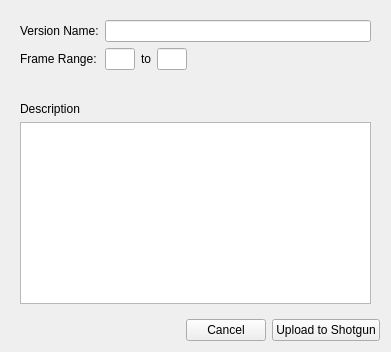
<?xml version="1.0" encoding="UTF-8"?>
<ui version="4.0">
 <class>Dialog</class>
 <widget class="QDialog" name="Dialog">
  <property name="geometry">
   <rect>
    <x>0</x>
    <y>0</y>
    <width>391</width>
    <height>352</height>
   </rect>
  </property>
  <property name="windowTitle">
   <string>Shotgun Publish</string>
  </property>
  <layout class="QVBoxLayout" name="verticalLayout_2">
   <item>
    <widget class="QStackedWidget" name="stack_widget">
     <property name="currentIndex">
      <number>0</number>
     </property>
     <widget class="QWidget" name="page">
      <layout class="QVBoxLayout" name="verticalLayout">
       <item>
        <layout class="QGridLayout" name="gridLayout_2">
         <item row="0" column="1">
          <widget class="QLineEdit" name="title"/>
         </item>
         <item row="0" column="0">
          <widget class="QLabel" name="label_3">
           <property name="text">
            <string>Version Name:</string>
           </property>
          </widget>
         </item>
         <item row="1" column="0">
          <widget class="QLabel" name="frame_range">
           <property name="text">
            <string>Frame Range:</string>
           </property>
          </widget>
         </item>
         <item row="1" column="1">
          <layout class="QHBoxLayout" name="horizontalLayout_4">
           <item>
            <widget class="QLineEdit" name="lineEdit_2">
             <property name="maximumSize">
              <size>
               <width>30</width>
               <height>16777215</height>
              </size>
             </property>
            </widget>
           </item>
           <item>
            <widget class="QLabel" name="frame_range_2">
             <property name="text">
              <string>to</string>
             </property>
            </widget>
           </item>
           <item>
            <widget class="QLineEdit" name="lineEdit">
             <property name="maximumSize">
              <size>
               <width>30</width>
               <height>16777215</height>
              </size>
             </property>
            </widget>
           </item>
           <item>
            <spacer name="horizontalSpacer_4">
             <property name="orientation">
              <enum>Qt::Horizontal</enum>
             </property>
             <property name="sizeHint" stdset="0">
              <size>
               <width>40</width>
               <height>20</height>
              </size>
             </property>
            </spacer>
           </item>
          </layout>
         </item>
        </layout>
       </item>
       <item>
        <widget class="ContextWidget" name="context_widget" native="true"/>
       </item>
       <item>
        <widget class="QLabel" name="label_2">
         <property name="text">
          <string/>
         </property>
        </widget>
       </item>
       <item>
        <widget class="QLabel" name="label">
         <property name="text">
          <string>Description</string>
         </property>
        </widget>
       </item>
       <item>
        <widget class="QTextEdit" name="comments"/>
       </item>
      </layout>
      <zorder>comments</zorder>
      <zorder>label</zorder>
      <zorder>label_2</zorder>
      <zorder>context_widget</zorder>
     </widget>
     <widget class="QWidget" name="page_2">
      <layout class="QGridLayout" name="gridLayout">
       <item row="0" column="1">
        <spacer name="verticalSpacer_2">
         <property name="orientation">
          <enum>Qt::Vertical</enum>
         </property>
         <property name="sizeHint" stdset="0">
          <size>
           <width>20</width>
           <height>41</height>
          </size>
         </property>
        </spacer>
       </item>
       <item row="1" column="0">
        <spacer name="horizontalSpacer_2">
         <property name="orientation">
          <enum>Qt::Horizontal</enum>
         </property>
         <property name="sizeHint" stdset="0">
          <size>
           <width>40</width>
           <height>20</height>
          </size>
         </property>
        </spacer>
       </item>
       <item row="1" column="1">
        <layout class="QHBoxLayout" name="horizontalLayout_3">
         <item>
          <widget class="QLabel" name="label_6">
           <property name="minimumSize">
            <size>
             <width>100</width>
             <height>100</height>
            </size>
           </property>
           <property name="maximumSize">
            <size>
             <width>100</width>
             <height>100</height>
            </size>
           </property>
           <property name="text">
            <string/>
           </property>
           <property name="pixmap">
            <pixmap resource="resources.qrc">:/tk_nuke_quickreview/complete.png</pixmap>
           </property>
           <property name="scaledContents">
            <bool>true</bool>
           </property>
          </widget>
         </item>
         <item>
          <layout class="QVBoxLayout" name="verticalLayout_3">
           <item>
            <spacer name="verticalSpacer_3">
             <property name="orientation">
              <enum>Qt::Vertical</enum>
             </property>
             <property name="sizeHint" stdset="0">
              <size>
               <width>20</width>
               <height>40</height>
              </size>
             </property>
            </spacer>
           </item>
           <item>
            <widget class="QLabel" name="label_8">
             <property name="text">
              <string>Upload Complete!</string>
             </property>
            </widget>
           </item>
           <item>
            <widget class="QPushButton" name="jump_to_review">
             <property name="text">
              <string>Jump to Shotgun</string>
             </property>
            </widget>
           </item>
           <item>
            <spacer name="verticalSpacer_4">
             <property name="orientation">
              <enum>Qt::Vertical</enum>
             </property>
             <property name="sizeHint" stdset="0">
              <size>
               <width>20</width>
               <height>40</height>
              </size>
             </property>
            </spacer>
           </item>
          </layout>
         </item>
        </layout>
       </item>
       <item row="1" column="2">
        <spacer name="horizontalSpacer_3">
         <property name="orientation">
          <enum>Qt::Horizontal</enum>
         </property>
         <property name="sizeHint" stdset="0">
          <size>
           <width>31</width>
           <height>20</height>
          </size>
         </property>
        </spacer>
       </item>
       <item row="2" column="1">
        <spacer name="verticalSpacer">
         <property name="orientation">
          <enum>Qt::Vertical</enum>
         </property>
         <property name="sizeHint" stdset="0">
          <size>
           <width>20</width>
           <height>40</height>
          </size>
         </property>
        </spacer>
       </item>
      </layout>
     </widget>
    </widget>
   </item>
   <item>
    <layout class="QHBoxLayout" name="horizontalLayout_2">
     <item>
      <spacer name="horizontalSpacer">
       <property name="orientation">
        <enum>Qt::Horizontal</enum>
       </property>
       <property name="sizeHint" stdset="0">
        <size>
         <width>148</width>
         <height>20</height>
        </size>
       </property>
      </spacer>
     </item>
     <item>
      <widget class="QPushButton" name="cancel">
       <property name="text">
        <string>Cancel</string>
       </property>
      </widget>
     </item>
     <item>
      <widget class="QPushButton" name="submit">
       <property name="text">
        <string>Upload to Shotgun</string>
       </property>
      </widget>
     </item>
    </layout>
   </item>
  </layout>
 </widget>
 <customwidgets>
  <customwidget>
   <class>ContextWidget</class>
   <extends>QWidget</extends>
   <header>..context_widget</header>
   <container>1</container>
  </customwidget>
 </customwidgets>
 <resources>
  <include location="resources.qrc"/>
 </resources>
 <connections/>
</ui>
